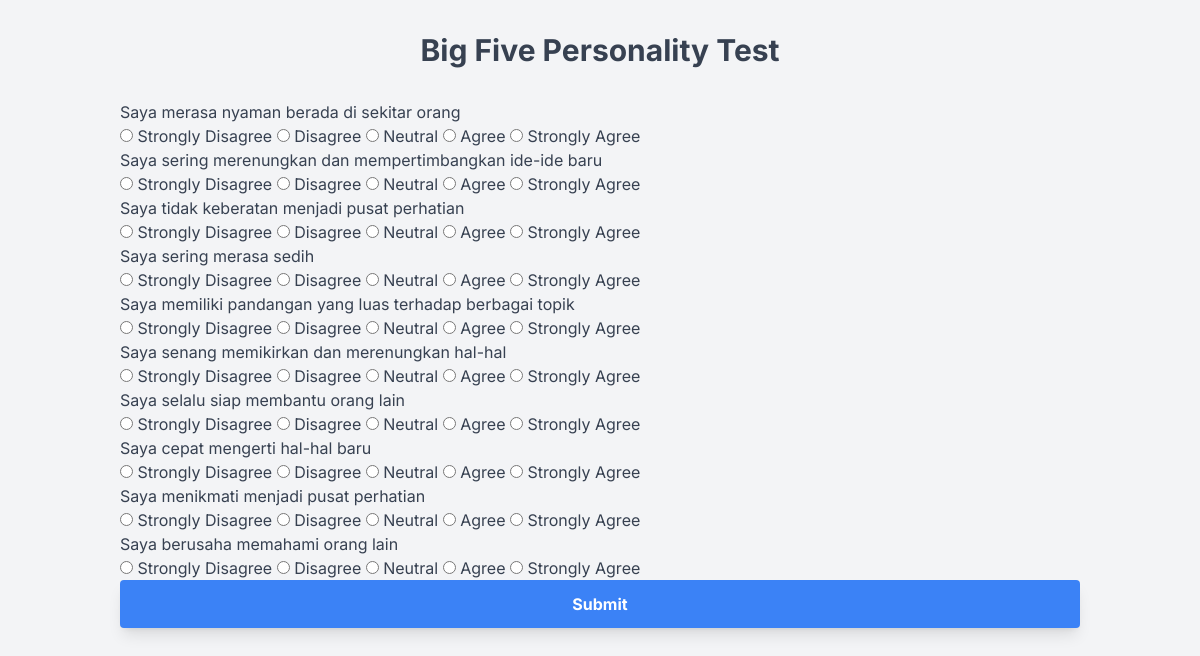
The page /questionnaire on the database its author committed.
### app/models.py (models this page shows)
class Question(db.Model):
    __tablename__ = 'questions'
    id = db.Column(db.Integer, primary_key=True)
    question_text = db.Column(db.String(500), nullable=False)
    trait = db.Column(db.String(50), nullable=False)

### app/routes.py (the view)
@app.route('/questionnaire')
def questionnaire():
    questions = get_questions()
    random_questions = random.sample(questions, min(len(questions), 10))  # mengambil 10 pertanyaan secara acak, atau kurang jika tidak ada cukup pertanyaan
    return render_template('questionnaire.html', questions=random_questions)

### app/routes.py (called while the page is built)
def get_questions():
    questions = Question.query.all()
    print(questions)  # Debugging: Cetak daftar pertanyaan
    return questions

### app/templates/questionnaire.html (shortened to what this page needs)
<!DOCTYPE html>
<html>
<head>
    <script src="https://cdn.tailwindcss.com"></script>
</head>
<body class="bg-gray-100 text-gray-700">
    <div class="container mx-auto p-8">
        <h1 class="text-center text-3xl font-bold mb-8">Big Five Personality Test</h1>
        <form action="/submit-test" method="post">
           {% for question in questions %}
            <div class="question">
                <p>{{ question.question_text }}</p>
                <div>
                    <input type="radio" id="strongly_disagree_{{ question.id }}" name="question_{{ question.id }}" value="1">
                    <label for="strongly_disagree_{{ question.id }}">Strongly Disagree</label>
                    <input type="radio" id="disagree_{{ question.id }}" name="question_{{ question.id }}" value="2">
                    <label for="disagree_{{ question.id }}">Disagree</label>
                    <input type="radio" id="neutral_{{ question.id }}" name="question_{{ question.id }}" value="3">
                    <label for="neutral_{{ question.id }}">Neutral</label>
                    <input type="radio" id="agree_{{ question.id }}" name="question_{{ question.id }}" value="4">
                    <label for="agree_{{ question.id }}">Agree</label>
                    <input type="radio" id="strongly_agree_{{ question.id }}" name="question_{{ question.id }}" value="5">
                    <label for="strongly_agree_{{ question.id }}">Strongly Agree</label>
                </div>
            </div>
            {% endfor %}
            <button type="submit" class="w-full bg-blue-500 hover:bg-blue-600 text-white font-bold py-3 px-6 rounded shadow-lg hover:shadow transition duration-200 ease-in-out">
                Submit
            </button>
        </form>
    </div>
</body>
</html>

### app/templates/questionnaire.html (style rules this page uses)
body { font-family: 'Inter', sans-serif; }

### rows shown on the page
Question: question_text "Saya merasa nyaman berada di sekitar orang"
Question: question_text "Saya sering merenungkan dan mempertimbangkan ide-ide baru"
Question: question_text "Saya tidak keberatan menjadi pusat perhatian"
Question: question_text "Saya sering merasa sedih"
Question: question_text "Saya memiliki pandangan yang luas terhadap berbagai topik"
Question: question_text "Saya senang memikirkan dan merenungkan hal-hal"
Question: question_text "Saya selalu siap membantu orang lain"
Question: question_text "Saya cepat mengerti hal-hal baru"
Question: question_text "Saya menikmati menjadi pusat perhatian"
Question: question_text "Saya berusaha memahami orang lain"
